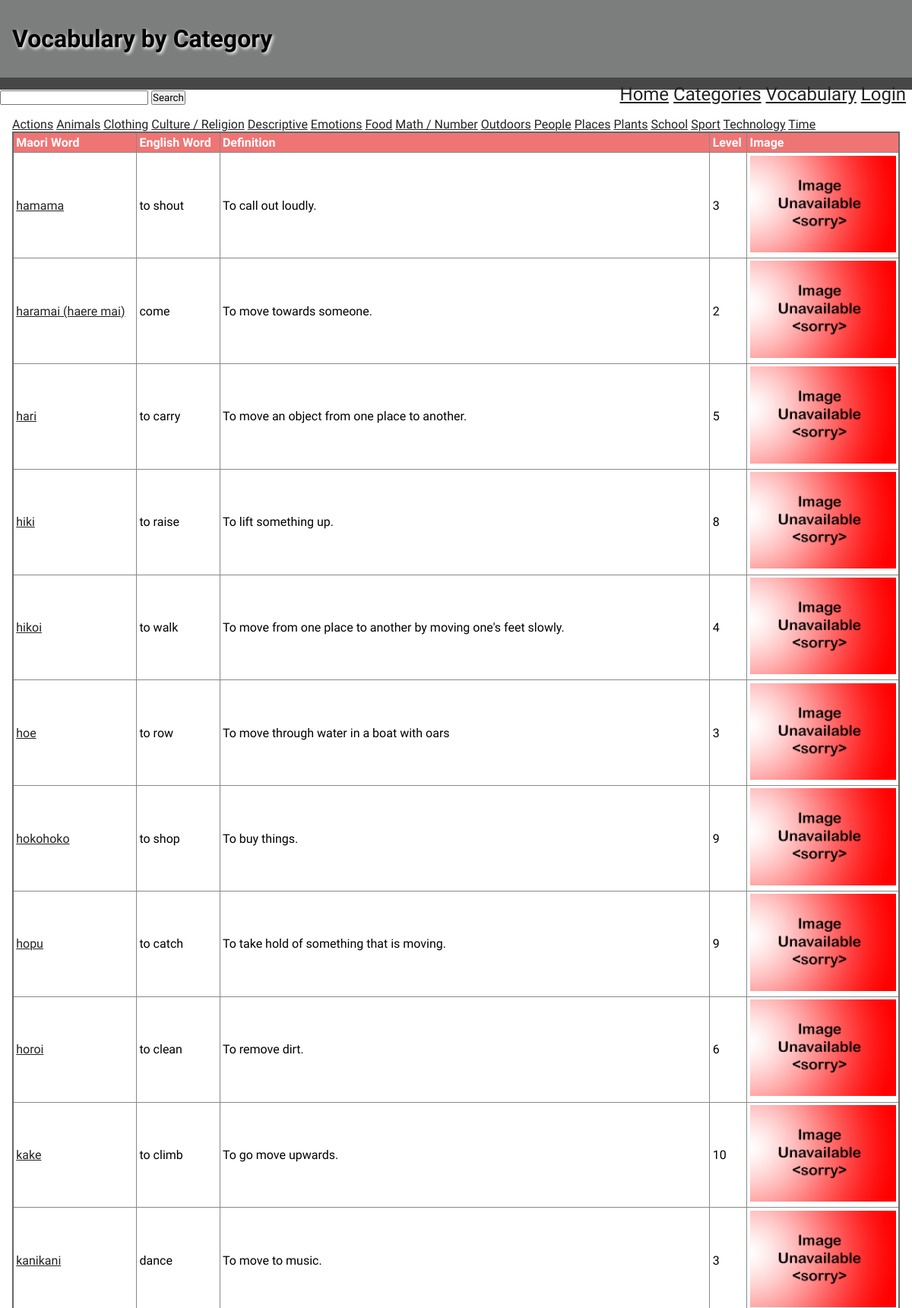
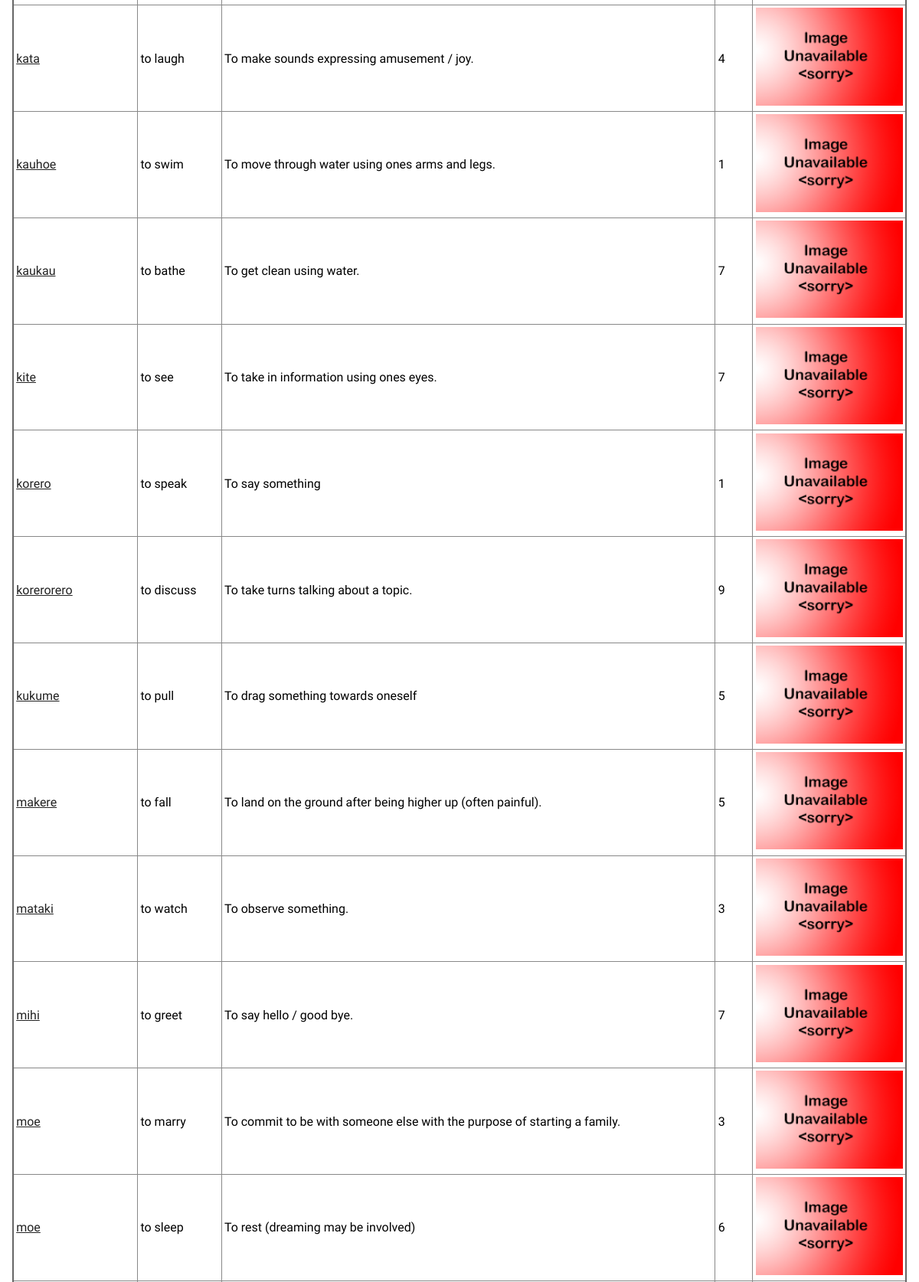
The page /vocab/1 (upper part) on the database its author committed (2 pictures, top to bottom).
### tables this page shows
CREATE TABLE category_table
(
    id       integer
        constraint category_table_pk
            primary key autoincrement,
    Category varchar(20) not null
);

CREATE TABLE "words_list"
(
    ID            integer
        constraint words_list_pk
            primary key autoincrement,
    Maori         varchar(30)  not null,
    English       varchar(30)  not null,
    Definition    varchar(500) not null,
    Level         integer      not null,
    cat_id        integer,
    category      varchar(30),
    image         varchar(30),
    entrydate     varchar(30),
    user_input_id varchar(30)
);

### app.py (the view)
@app.route('/vocab/<cat_id>')     # calls vocabulary page based on category
def render_vocab(cat_id):
    con = open_database(DATABASE)
    query = "SELECT * FROM category_table"
    cur = con.cursor()
    cur.execute(query)
    category_list = cur.fetchall()
    print(category_list)
    query = "SELECT * FROM words_list WHERE cat_id= ? ORDER BY ID"
    cur = con.cursor()
    cur.execute(query, (cat_id, ))
    words_list = cur.fetchall()
    print(words_list)
    con.close()
    return render_template('vocab.html', words=words_list, categories=category_list, logged_in=is_logged_in(), teacher=is_teacher())

### app.py (called while the page is built)
def open_database(db_file):     # function to connect to database
    try:
        connection = sqlite3.connect(db_file)
        return connection
    except Error as e:
        print(e)
    return None

def is_logged_in():     # shows if or if not logged in
    if session.get("email") is None:
        print("not Logged in")
        return False
    else:
        print("Logged in")
        return True

def is_teacher():
    if session.get('teacher') == True:
        print("i am teacher")
        return True
    else:
        print("not teacher")
        return False

### templates/vocab.html
{% extends 'base.html' %}
{% block pageheading %}
Vocabulary by Category
{% endblock %}
{% block main %}
    {% for category in categories %}
        <th><a href="/vocab/{{ category[0] }}">{{ category[1] }}</a></th>
    {% endfor %}
    <table>
        <tr>
            <th>Maori Word</th>
            <th>English Word</th>
            <th>Definition</th>
            <th>Level</th>
            <th>Image</th>
        </tr>
        {% for word in words %}
        <tr>
            <td><a href=/singleword/{{ word[0] }}>{{ word[1] }}</a></td>
            <td>{{ word[2] }}</td>
            <td>{{ word[3] }}</td>
            <td>{{ word[4] }}</td>
            {% if word[7] %}
            <td><img src="/static/images/{{ word[7] }}" alt="image not available" width="200"></td>
            {% else %}
            <td><img src="/static/images/noimage.png" alt="image not available" width="200"></td>
            {% endif %}
        </tr>
        {% endfor %}
    </table>
{% endblock %}

### static/css/style.css (style rules this page uses)
* { font-family: Comfortaa, sans-serif; margin: 0; padding: 0; box-sizing: border-box; }
a { color: #222; }
img { width: 100%; }
table { width: 100%; border: 2px solid #666; border-collapse: collapse; }
th, td { border: 1px solid #888; padding: 0.2rem; text-align: left; }
th { background-color: #ef7575; color: #fff; }

### rows shown on the page
category_table: Category "Actions"
category_table: Category "Animals"
category_table: Category "Clothing"
category_table: Category "Culture / Religion"
category_table: Category "Descriptive"
category_table: Category "Emotions"
category_table: Category "Food"
category_table: Category "Math / Number"
category_table: Category "Outdoors"
category_table: Category "People"
category_table: Category "Places"
category_table: Category "Plants"
category_table: Category "School"
category_table: Category "Sport"
category_table: Category "Technology"
category_table: Category "Time"
words_list: Maori "hamama", English "to shout", Definition "To call out loudly.", Level "3"
words_list: Maori "haramai (haere mai)", English "come", Definition "To move towards someone.", Level "2"
words_list: Maori "hari", English "to carry", Definition "To move an object from one place to another.", Level "5"
words_list: Maori "hiki", English "to raise", Definition "To lift something up.", Level "8"
words_list: Maori "hikoi", English "to walk", Definition "To move from one place to another by moving one's feet slowly.", Level "4"
words_list: Maori "hoe", English "to row", Definition "To move through water in a boat with oars", Level "3"
words_list: Maori "hokohoko", English "to shop", Definition "To buy things.", Level "9"
words_list: Maori "hopu", English "to catch", Definition "To take hold of something that is moving.", Level "9"
words_list: Maori "horoi", English "to clean", Definition "To remove dirt.", Level "6"
words_list: Maori "kake", English "to climb", Definition "To go move upwards.", Level "10"
words_list: Maori "kanikani", English "dance", Definition "To move to music.", Level "3"
words_list: Maori "kata", English "to laugh", Definition "To make sounds expressing amusement / joy.", Level "4"
words_list: Maori "kauhoe", English "to swim", Definition "To move through water using ones arms and legs.", Level "1"
words_list: Maori "kaukau", English "to bathe", Definition "To get clean using water.", Level "7"
words_list: Maori "kite", English "to see", Definition "To take in information using ones eyes.", Level "7"
words_list: Maori "korero", English "to speak", Definition "To say something", Level "1"
words_list: Maori "korerorero", English "to discuss", Definition "To take turns talking about a topic.", Level "9"
words_list: Maori "kukume", English "to pull", Definition "To drag something towards oneself", Level "5"
words_list: Maori "makere", English "to fall", Definition "To land on the ground after being higher up (often painful).", Level "5"
words_list: Maori "mataki", English "to watch", Definition "To observe something.", Level "3"
words_list: Maori "mihi", English "to greet", Definition "To say hello / good bye.", Level "7"
words_list: Maori "moe", English "to marry", Definition "To commit to be with someone else with the purpose of starting a family.", Level "3"
words_list: Maori "moe", English "to sleep", Definition "To rest (dreaming may be involved)", Level "6"
